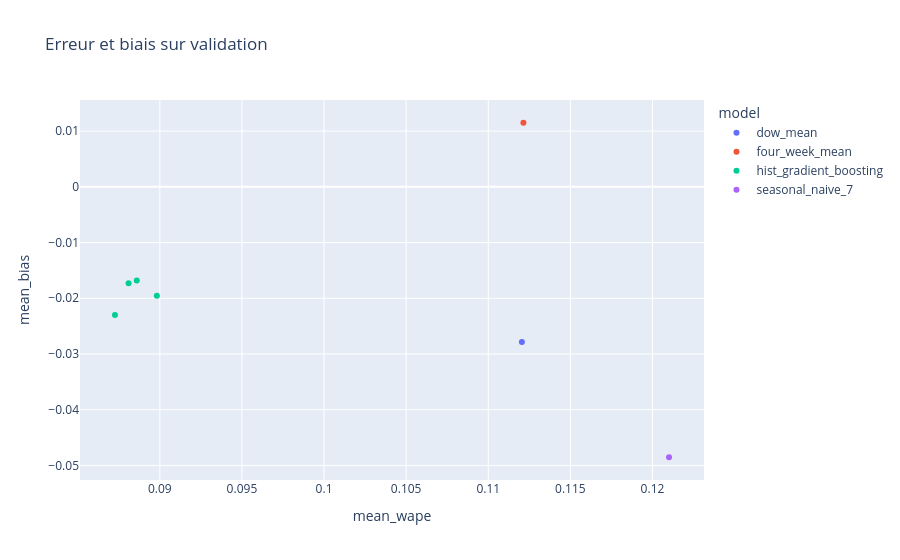

This figure's notebook cell:
### Code cell
px.scatter(summary, x="mean_wape", y="mean_bias", color="model", hover_data=["params_json"], title="Erreur et biais sur validation")

### Figure 1 — Plotly figure (JSON) as saved in the notebook; plotly's stock layout.template omitted (floating-point values rounded to 4 significant figures)
{"data": [{"customdata": [["{}"]], "hovertemplate": "model=dow_mean<br>mean_wape=%{x}<br>mean_bias=%{y}<br>params_json=%{customdata[0]}<extra></extra>", "legendgroup": "dow_mean", "marker": {"color": "#636efa", "symbol": "circle"}, "mode": "markers", "name": "dow_mean", "orientation": "v", "showlegend": true, "type": "scatter", "x": [0.112], "xaxis": "x", "y": [-0.02784], "yaxis": "y"}, {"customdata": [["{}"]], "hovertemplate": "model=four_week_mean<br>mean_wape=%{x}<br>mean_bias=%{y}<br>params_json=%{customdata[0]}<extra></extra>", "legendgroup": "four_week_mean", "marker": {"color": "#EF553B", "symbol": "circle"}, "mode": "markers", "name": "four_week_mean", "orientation": "v", "showlegend": true, "type": "scatter", "x": [0.1121], "xaxis": "x", "y": [0.01151], "yaxis": "y"}, {"customdata": [["{\"l2_regularization\": 0.0, \"learning_rate\": 0.05, \"max_iter\": 200, \"max_leaf_nodes\": 31}"], ["{\"l2_regularization\": 0.0, \"learning_rate\": 0.1, \"max_iter\": 200, \"max_leaf_nodes\": 31}"], ["{\"l2_regularization\": 1.0, \"learning_rate\": 0.05, \"max_iter\": 200, \"max_leaf_nodes\": 31}"], ["{\"l2_regularization\": 1.0, \"learning_rate\": 0.1, \"max_iter\": 200, \"max_leaf_nodes\": 31}"]], "hovertemplate": "model=hist_gradient_boosting<br>mean_wape=%{x}<br>mean_bias=%{y}<br>params_json=%{customdata[0]}<extra></extra>", "legendgroup": "hist_gradient_boosting", "marker": {"color": "#00cc96", "symbol": "circle"}, "mode": "markers", "name": "hist_gradient_boosting", "orientation": "v", "showlegend": true, "type": "scatter", "x": [0.08859, 0.08727, 0.08982, 0.0881], "xaxis": "x", "y": [-0.01679, -0.02302, -0.01956, -0.01732], "yaxis": "y"}, {"customdata": [["{}"]], "hovertemplate": "model=seasonal_naive_7<br>mean_wape=%{x}<br>mean_bias=%{y}<br>params_json=%{customdata[0]}<extra></extra>", "legendgroup": "seasonal_naive_7", "marker": {"color": "#ab63fa", "symbol": "circle"}, "mode": "markers", "name": "seasonal_naive_7", "orientation": "v", "showlegend": true, "type": "scatter", "x": [0.121], "xaxis": "x", "y": [-0.04853], "yaxis": "y"}], "layout": {"legend": {"title": {"text": "model"}, "tracegroupgap": 0}, "title": {"text": "Erreur et biais sur validation"}, "xaxis": {"anchor": "y", "domain": [0, 1], "title": {"text": "mean_wape"}}, "yaxis": {"anchor": "x", "domain": [0, 1], "title": {"text": "mean_bias"}}}}
